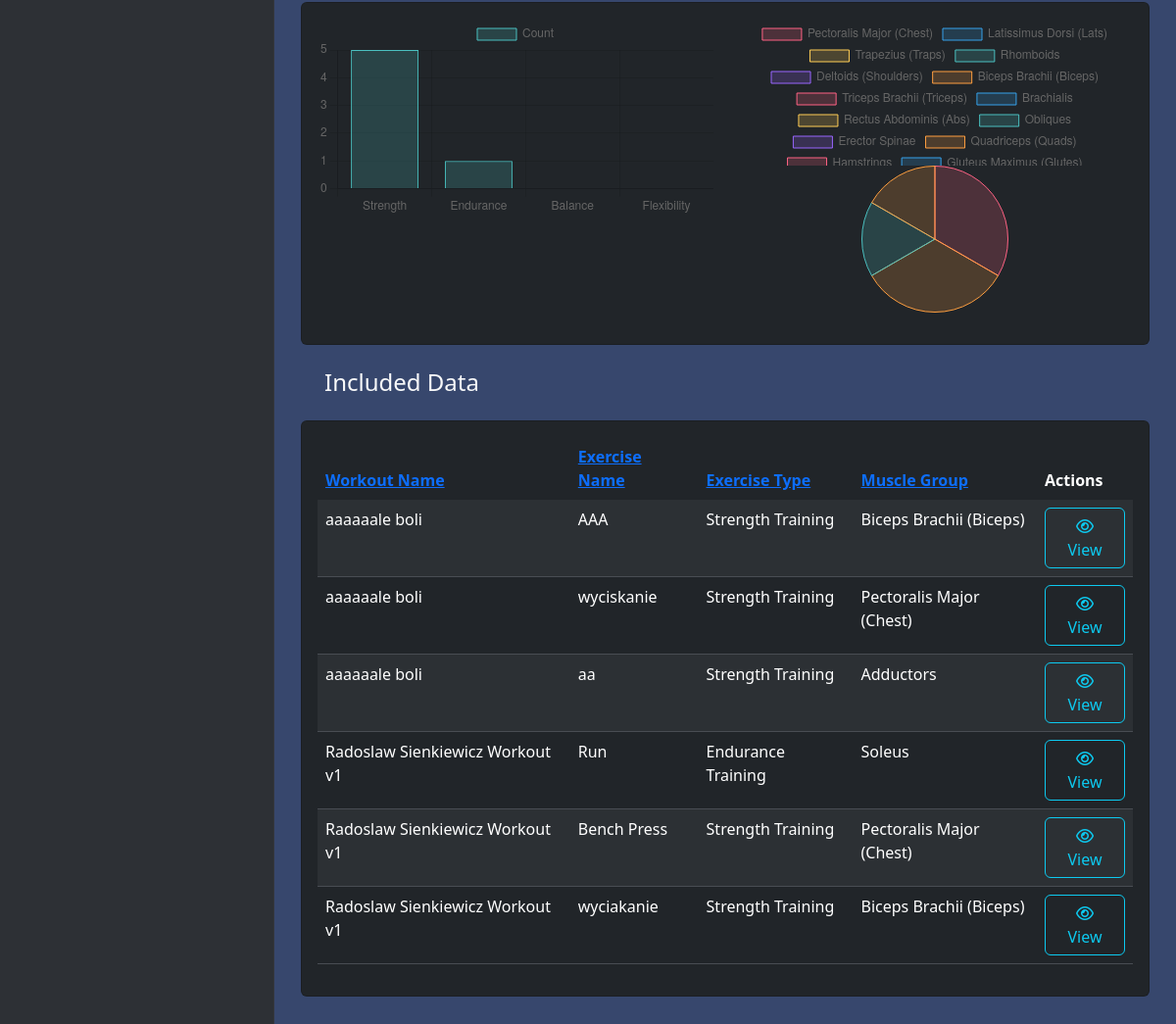
The app's page /statistics (signed in, lower part), older data.
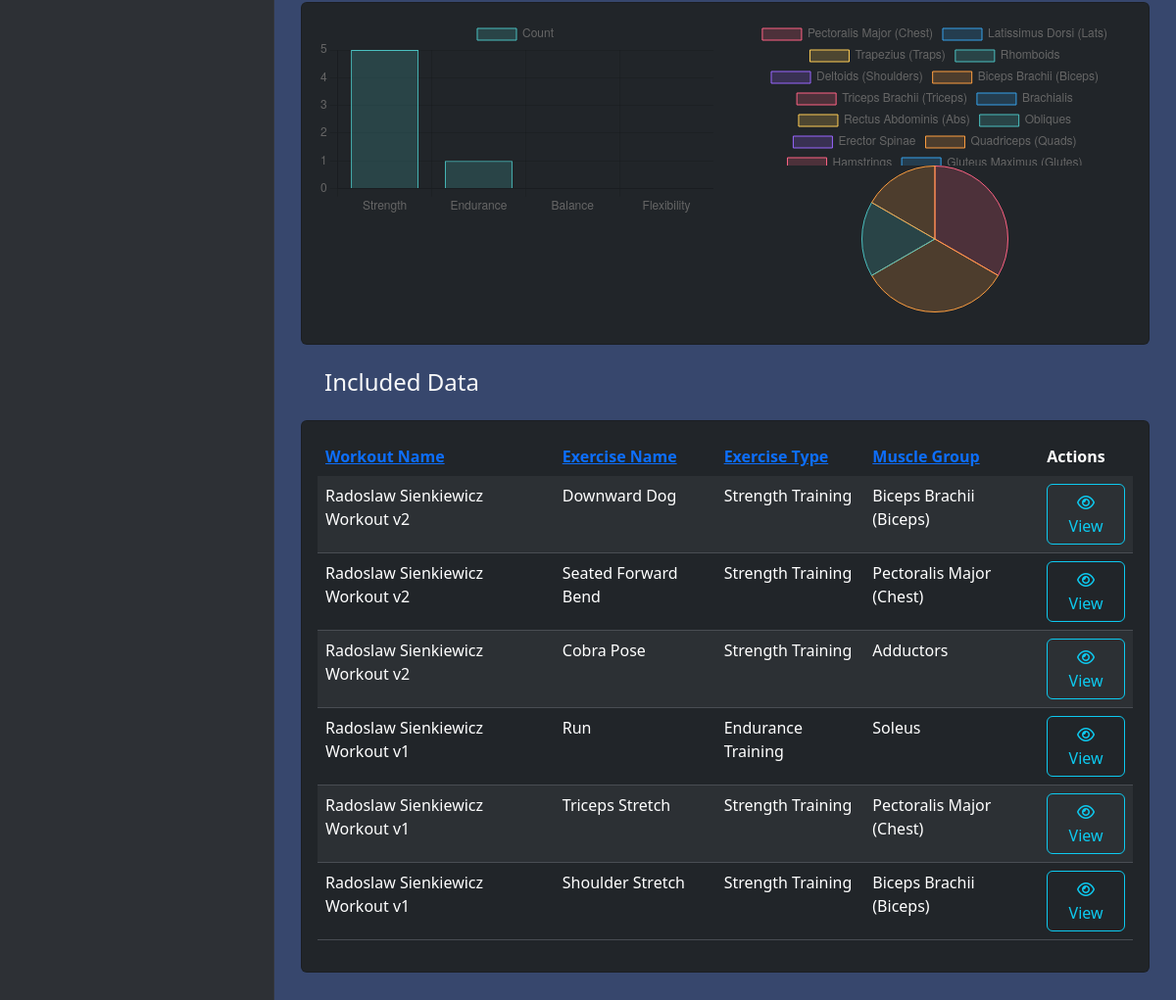
The same page, newer data.
### workout/models.py (models this page shows, shortened)
class Exercise(models.Model):
    name = models.CharField(max_length=50)
    description = models.CharField(max_length=150)
    workout = models.ForeignKey(Workout, on_delete=models.CASCADE, related_name='%(class)s', default=None)
    muscle_group = models.ForeignKey(MuscleGroup, on_delete=models.CASCADE, default=None)
    user = models.ForeignKey(User, on_delete=models.CASCADE, default=None)
    created_at = models.DateTimeField(auto_now_add=True)
    updated_at = models.DateTimeField(auto_now=True)
    objects = ExerciseManager()
    class Meta:
        ordering = ('name', 'muscle_group')
        abstract = True
    def class_name(self):
        return self.__class__.__name__

class StrengthTrainingExercise(Exercise):
    weight = models.DecimalField(max_digits=6, decimal_places=2)
    repetitions = models.PositiveIntegerField()
    objects = StrengthTrainingExerciseManager()
    def exercise_name(self):
        return "Strength Training"

class Workout(models.Model):
    name = models.CharField(max_length=50)
    description = models.CharField(max_length=150)
    completed = models.BooleanField(default=False)
    is_shared = models.BooleanField(default=False)
    user = models.ForeignKey(User, on_delete=models.CASCADE, default=None)
    challenge = models.ForeignKey(Challenge, on_delete=models.CASCADE, default=None, blank=True, null=True)
    created_at = models.DateTimeField(auto_now_add=True)
    updated_at = models.DateTimeField(auto_now=True)

class MuscleGroup(models.Model):
    name = models.CharField(max_length=50)
    description = models.CharField(max_length=150)
    created_at = models.DateTimeField(auto_now_add=True)
    updated_at = models.DateTimeField(auto_now=True)

### workout/views.py (the view)
# urls.py: re_path(r'^statistics$', views.statistics),
def statistics(request):
    try:
        user = User.objects.get(id=request.session["user_id"])
        now = timezone.now()
        last_week = now - timedelta(weeks=1)
        last_month = now - timedelta(days=30)
        ste_list = StrengthTrainingExercise.objects.filter(user__id=user.id)
        ete_list = EnduranceTrainingExercise.objects.filter(user__id=user.id)
        be_list = BalanceExercise.objects.filter(user__id=user.id)
        fe_list = FlexibilityExercise.objects.filter(user__id=user.id)
        ste_list_week = ste_list.filter(updated_at__gte=last_week)
        ete_list_week = ete_list.filter(updated_at__gte=last_week)
        be_list_week = be_list.filter(updated_at__gte=last_week)
        fe_list_week = fe_list.filter(updated_at__gte=last_week)
        ste_list_month = ste_list.filter(updated_at__gte=last_month)
        ete_list_month = ete_list.filter(updated_at__gte=last_month)
        be_list_month = be_list.filter(updated_at__gte=last_month)
        fe_list_month = fe_list.filter(updated_at__gte=last_month)
        sort_field = request.GET.get('sort', 'updated_at')
        sort_direction = request.GET.get('direction', 'desc')
        data_list = list(chain(ste_list, ete_list, be_list, fe_list))
        for item in data_list:
            item.workout_name = item.workout.name if hasattr(item, 'workout') else ''
        def get_sort_key(item):
            if sort_field == 'muscle_group':
                return item.muscle_group.name if hasattr(item, 'muscle_group') and item.muscle_group else ''
            if sort_field == 'workout_name':
                return item.workout_name
            value = getattr(item, sort_field, '')
            if callable(value):
                value = value()
            return value
        sorted_data_list = sorted(data_list, key=get_sort_key, reverse=(sort_direction == 'desc'))
        paginator = Paginator(sorted_data_list, 12)
        page = request.GET.get('page', 1)
        try:
            data = paginator.page(page)
        except PageNotAnInteger:
            data = paginator.page(1)
        except EmptyPage:
            data = paginator.page(paginator.num_pages)
        ste_counts = ste_list.count()
        ete_counts = ete_list.count()
        be_counts = be_list.count()
        fe_counts = fe_list.count()
        ste_counts_week = ste_list_week.count()
        ete_counts_week = ete_list_week.count()
        be_counts_week = be_list_week.count()
        fe_counts_week = fe_list_week.count()
        ste_counts_month = ste_list_month.count()
        ete_counts_month = ete_list_month.count()
        be_counts_month = be_list_month.count()
        fe_counts_month = fe_list_month.count()
        muscle_groups = MuscleGroup.objects.all()
        muscle_counts = {mg.name: 0 for mg in muscle_groups}
        muscle_counts_week = {mg.name: 0 for mg in muscle_groups}
        muscle_counts_month = {mg.name: 0 for mg in muscle_groups}
        for mg in muscle_groups:
            muscle_counts[mg.name] += ste_list.filter(muscle_group=mg).count()
            muscle_counts[mg.name] += ete_list.filter(muscle_group=mg).count()
            muscle_counts[mg.name] += be_list.filter(muscle_group=mg).count()
            muscle_counts[mg.name] += fe_list.filter(muscle_group=mg).count()
            muscle_counts_week[mg.name] += ste_list_week.filter(muscle_group=mg).count()
            muscle_counts_week[mg.name] += ete_list_week.filter(muscle_group=mg).count()
            muscle_counts_week[mg.name] += be_list_week.filter(muscle_group=mg).count()
            muscle_counts_week[mg.name] += fe_list_week.filter(muscle_group=mg).count()
            muscle_counts_month[mg.name] += ste_list_month.filter(muscle_group=mg).count()
            muscle_counts_month[mg.name] += ete_list_month.filter(muscle_group=mg).count()
            muscle_counts_month[mg.name] += be_list_month.filter(muscle_group=mg).count()
            muscle_counts_month[mg.name] += fe_list_month.filter(muscle_group=mg).count()
        chart_data = {
            'workout_labels': ['Strength', 'Endurance', 'Balance', 'Flexibility'],
            'workout_data': [ste_counts, ete_counts, be_counts, fe_counts],
            'workout_data_week': [ste_counts_week, ete_counts_week, be_counts_week, fe_counts_week],
            'workout_data_month': [ste_counts_month, ete_counts_month, be_counts_month, fe_counts_month],
            'muscle_labels': list(muscle_counts.keys()),
            'muscle_data': list(muscle_counts.values()),
            'muscle_data_week': list(muscle_counts_week.values()),
            'muscle_data_month': list(muscle_counts_month.values())
        }
        data = {
            'user': user,
            'data': data,
            'chart_data': chart_data,
            'sort_field': sort_field,
            'sort_direction': sort_direction,
        }
        return render(request, "workout/statistics.html", data)
    except (KeyError, User.DoesNotExist) as err:
        messages.info(request, "You must be logged in to view this page.", extra_tags="invalid_session")
        logging.warning("User must be logged in to view 'view_all'.")
        return redirect("/")

### workout/models.py (called while the page is built)
    def exercise_name(self):
        return "Endurance Training"

### workout/templates/workout/statistics.html (shortened to what the changed rows need)
<!DOCTYPE html>
<html>
<head>
    {% load static %}
    <link rel="stylesheet" href="{% static 'fontawesomefree/css/all.min.css' %}" />
    <link rel="stylesheet" href="../../static/workout/styles.css" />
    {% load bootstrap5 %} {% bootstrap_css %} {% bootstrap_javascript %}
</head>
<body>
    <div class="d-flex align-items-stretch">
        <div class="page-content">
            <section class="no-padding-bottom">
                <div class="container-fluid">
                    <div class="row">
                        <div class="col-lg-12 pb-4">
                            {% if data %}
                                    <div class="card bg-dark add-exercise mb-4 mt-2">
                                        <div class="card-body">
                                    <table class="table table-dark table-striped all-data-table text-light">
                                      <thead>
                                        <tr>
                                            <th scope="col">
                                                <a href="?sort=workout_name&direction={% if sort_field == 'workout_name' and sort_direction == 'asc' %}desc{% else %}asc{% endif %}">
                                                    Workout Name
                                                </a>
                                            </th>
                                            <th scope="col">
                                                <a href="?sort=name&direction={% if sort_field == 'name' and sort_direction == 'asc' %}desc{% else %}asc{% endif %}">
                                                    Exercise Name
                                                </a>
                                            </th>
                                            <th scope="col">
                                                <a href="?sort=class_name&direction={% if sort_field == 'class_name' and sort_direction == 'asc' %}desc{% else %}asc{% endif %}">
                                                    Exercise Type
                                                </a>
                                            </th>
                                            <th scope="col">
                                                <a href="?sort=muscle_group&direction={% if sort_field == 'muscle_group' and sort_direction == 'asc' %}desc{% else %}asc{% endif %}">
                                                    Muscle Group
                                                </a>
                                            </th>
                                            <th scope="col">Actions</th>
                                        </tr>
                                    </thead>
                                    <tbody id="workoutTableBody">
                                        {% for info in data %}
                                        <tr data-type="{{ info.class_name }}" data-muscle="{{ info.muscle_group.name }}">
                                            <td scope="row">{{ info.workout_name }}</td>
                                            <td scope="row">{{ info.name }}</td>
                                            <td scope="row">{{ info.exercise_name }}</td>
                                            <td scope="row">{{ info.muscle_group.name }}</td>
                                            <td>
                                                <form action="/exercise/{{ info.id }}">
                                                    <button class="btn btn-outline-info" type="submit">
                                                        <i class="fa fa-eye"></i> View
                                                    </button>
                                                </form>
                                            </td>
                                        </tr>
                                        {% endfor %}
                                    </tbody>
                                  </table>
                                </div>
                            </div>
                            {% endif %}
                        </div>
                    </div>
                </div>
            </section>
        </div>
    </div>
</body>
</html>

Row changes from the older to the newer data that the page shows:
changed StrengthTrainingExercise: workout_name "aaaaaale boli" → "Radoslaw Sienkiewicz Workout v2"; name "AAA" → "Downward Dog"
changed StrengthTrainingExercise: workout_name "aaaaaale boli" → "Radoslaw Sienkiewicz Workout v2"; name "wyciskanie" → "Seated Forward Bend"
changed StrengthTrainingExercise "Adductors": workout_name "aaaaaale boli" → "Radoslaw Sienkiewicz Workout v2"; name "aa" → "Cobra Pose"
changed StrengthTrainingExercise: name "Bench Press" → "Triceps Stretch"
changed StrengthTrainingExercise: name "wyciakanie" → "Shoulder Stretch"
